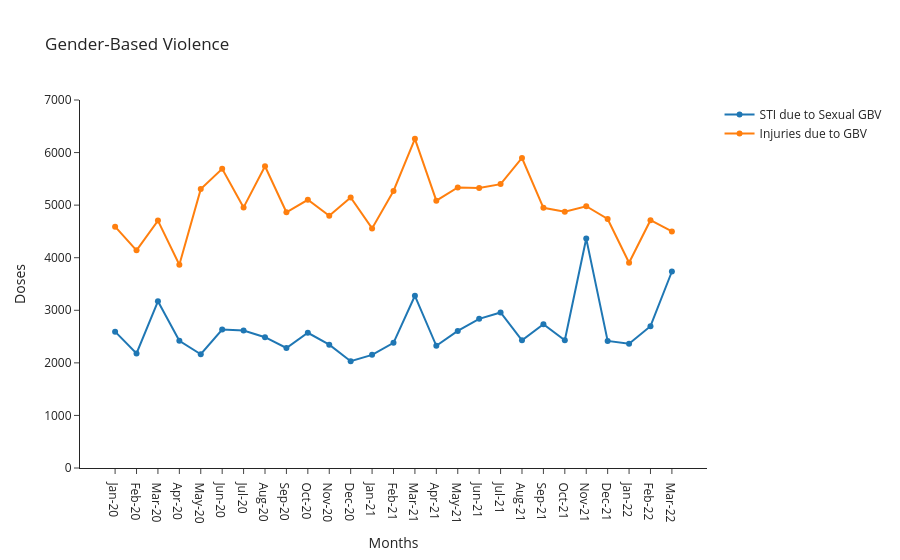

Source (notebook cell):
### Code cell
fig = go.Figure()
fig.add_trace(go.Scatter(x=CEHS_all_cap["periodname"], y=CEHS_all_cap["STI_due_to_Sexual_Gender_Based_Violence"],
                    mode='lines+markers',
                    name='STI due to Sexual GBV'))
fig.add_trace(go.Scatter(x=CEHS_all_cap["periodname"], y=CEHS_all_cap["Injuries_due_to_Gender_based_violence"],
                    mode='lines+markers',
                    name='Injuries due to GBV'))

fig.update_layout(
    yaxis_title='Doses',
    xaxis_title='Months',
    title='Gender-Based Violence')
fig.layout.template = 'simple_white'
fig.update_yaxes(range=[0, 7000])
fig.show()

### Figure 1 — Plotly figure (JSON) as saved in the notebook; plotly's stock layout.template omitted (floating-point values rounded to 4 significant figures)
{"data": [{"mode": "lines+markers", "name": "STI due to Sexual GBV", "type": "scatter", "x": ["Jan-20", "Feb-20", "Mar-20", "Apr-20", "May-20", "Jun-20", "Jul-20", "Aug-20", "Sep-20", "Oct-20", "Nov-20", "Dec-20", "Jan-21", "Feb-21", "Mar-21", "Apr-21", "May-21", "Jun-21", "Jul-21", "Aug-21", "Sep-21", "Oct-21", "Nov-21", "Dec-21", "Jan-22", "Feb-22", "Mar-22"], "y": [2594, 2180, 3170, 2420, 2164, 2634, 2614, 2488, 2283, 2572, 2346, 2031, 2152, 2381, 3276, 2325, 2607, 2837, 2958, 2430, 2734, 2430, 4364, 2418, 2364, 2697, 3738]}, {"mode": "lines+markers", "name": "Injuries due to GBV", "type": "scatter", "x": ["Jan-20", "Feb-20", "Mar-20", "Apr-20", "May-20", "Jun-20", "Jul-20", "Aug-20", "Sep-20", "Oct-20", "Nov-20", "Dec-20", "Jan-21", "Feb-21", "Mar-21", "Apr-21", "May-21", "Jun-21", "Jul-21", "Aug-21", "Sep-21", "Oct-21", "Nov-21", "Dec-21", "Jan-22", "Feb-22", "Mar-22"], "y": [4591, 4141, 4706, 3865, 5305, 5691, 4957, 5740, 4864, 5102, 4797, 5147, 4558, 5270, 6262, 5085, 5336, 5326, 5400, 5897, 4949, 4874, 4979, 4737, 3904, 4713, 4501]}], "layout": {"title": {"text": "Gender-Based Violence"}, "xaxis": {"title": {"text": "Months"}}, "yaxis": {"range": [0, 7000], "title": {"text": "Doses"}}}}
